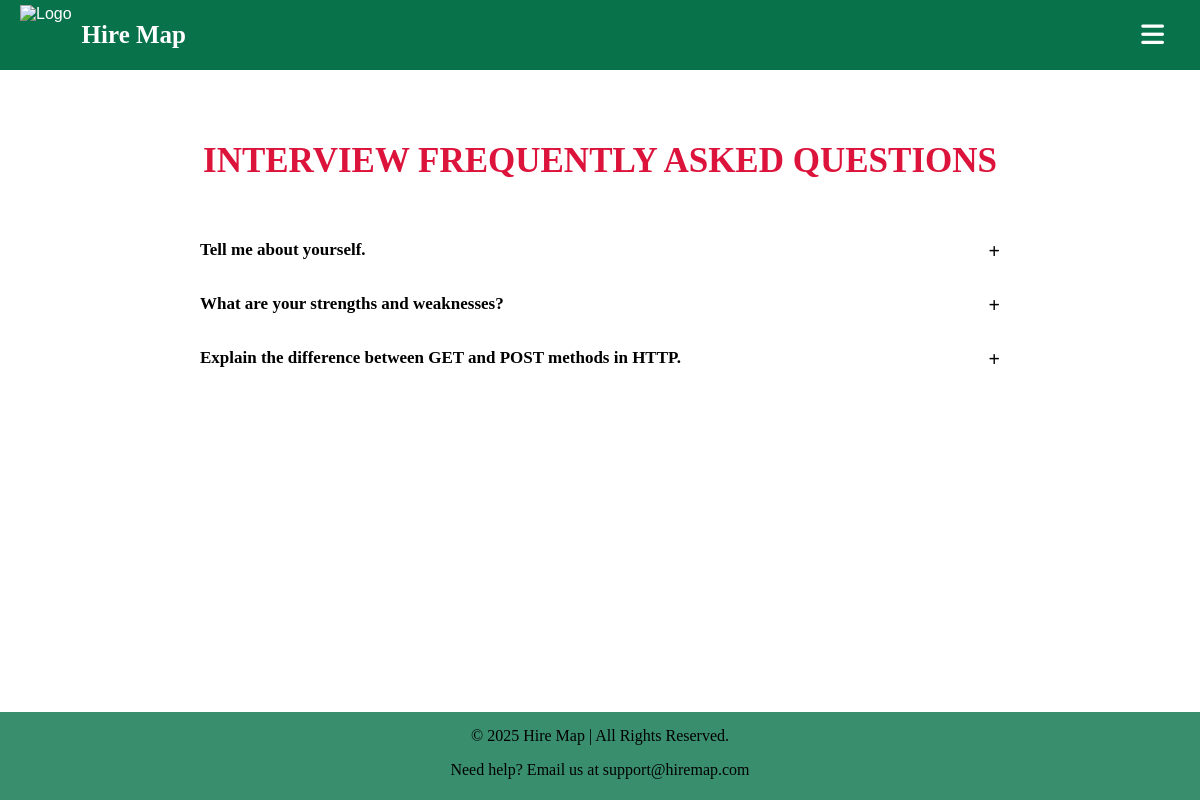
Page /interview_faqs.php on the committed database.
### tables this page shows
CREATE TABLE interview_faqs (
    id INT NOT NULL AUTO_INCREMENT PRIMARY KEY,
    question TEXT NOT NULL,
    answer TEXT NOT NULL,
    category VARCHAR(100),
    company VARCHAR(100),
    created_at TIMESTAMP DEFAULT CURRENT_TIMESTAMP
);

### interview_faqs.php (the view, shortened to what this page needs)
<!DOCTYPE html>
<html lang="en">
<head>
  <link rel="stylesheet" href="https://cdnjs.cloudflare.com/ajax/libs/font-awesome/6.5.0/css/all.min.css">
</head>
<body>
  <?php include 'navbar.php'; ?>
  <main>
    <br><h1>INTERVIEW FREQUENTLY ASKED QUESTIONS</h1><br>
    <?php
      include 'database_connection.php';
      $query = "SELECT question, answer, company FROM interview_faqs";
      $result = mysqli_query($conn, $query);
      if (mysqli_num_rows($result) > 0) {
        while ($row = mysqli_fetch_assoc($result)) {
          $question = htmlspecialchars($row['question'], ENT_QUOTES);
          $answer = htmlspecialchars($row['answer'], ENT_QUOTES);
          $company = htmlspecialchars($row['company'], ENT_QUOTES);
          echo "
            <div class='faq'>
              <div class='question'>
                <h3>$question</h3>
              </div>
              <div class='answer'>
                <p><strong>Company : &nbsp;</strong> $company</p>
                <p><strong>Response : &nbsp;</strong> $answer</p>
              </div>
            </div>
          ";
        }
      } else {
        echo "<p style='color: rgb(190, 16, 77); font-size:20px; font-weight:bold;'>No FAQs found.</p>";
      }
    ?>
  </main>
  <?php include 'footer.php'; ?>
</body>
</html>

### interview_faqs.php (style rules this page uses)
body { margin: 0; padding: 0; font-family: Arial, sans-serif; display: flex; flex-direction: column; min-height: 100vh; background: url("https://www.elegantthemes.com/blog/wp-content/uploads/2013/09/bg-11-full.jpg") no-repeat center center; background-size: cover; color: #fff; }
main { flex: 1; padding: 100px 20px 40px; max-width: 800px; margin: 0 auto; }
h1 { text-align: center; color: crimson; font-family: 'Times New Roman', Times, serif; font-weight: bold; font-size: 35px; }
.question h3 { position: relative; padding-right: 20px; color: black; font-family: 'Times New Roman', Times, serif; font-size: 17px; }
.faq .question h3:after { content: '+'; position: absolute; right: 0; font-size: 20px; transition: 0.3s ease; }

### rows in the picture
interview_faqs: question "Tell me about yourself."
interview_faqs: question "What are your strengths and weaknesses?"
interview_faqs: question "Explain the difference between GET and POST methods in HTTP."
